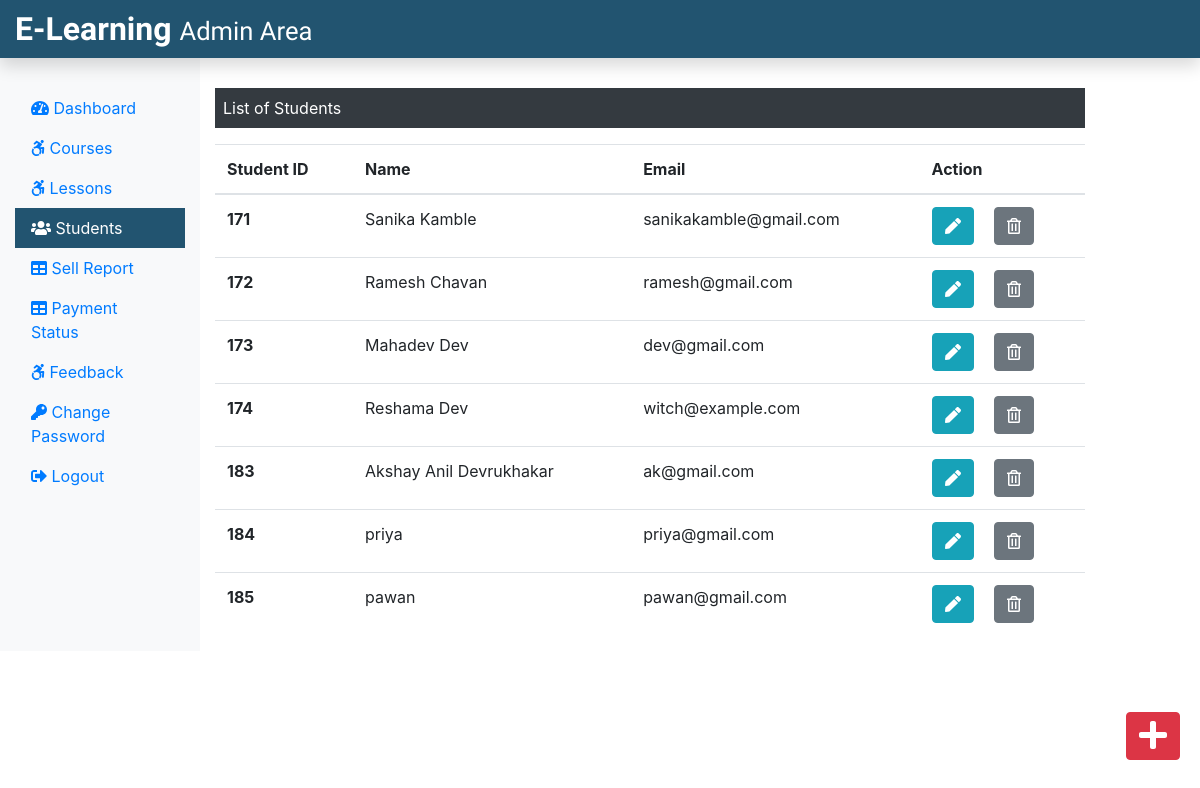
Screenshot of /Admin/students.php (signed in) with the database file from the repository.
### tables this page shows
CREATE TABLE `student` (
  `stu_id` int(11) NOT NULL,
  `stu_name` varchar(255) NOT NULL,
  `stu_email` varchar(255) NOT NULL,
  `stu_pass` varchar(255) NOT NULL,
  `stu_occ` varchar(255) NOT NULL,
  `stu_img` text NOT NULL
);

### Admin/students.php (the view, shortened to what this page needs)
<?php
include('./adminInclude/header.php');
include('../dbConnection.php');
?>
  <div class="col-sm-9 mt-5">
    <p class=" bg-dark text-white p-2">List of Students</p>
    <?php
      $sql = "SELECT * FROM student";
      $result = $conn->query($sql);
      if($result->num_rows > 0){
       echo '<table class="table">
       <thead>
        <tr>
         <th scope="col">Student ID</th>
         <th scope="col">Name</th>
         <th scope="col">Email</th>
         <th scope="col">Action</th>
        </tr>
       </thead>
       <tbody>';
        while($row = $result->fetch_assoc()){
          echo '<tr>';
          echo '<th scope="row">'.$row["stu_id"].'</th>';
          echo '<td>'. $row["stu_name"].'</td>';
          echo '<td>'.$row["stu_email"].'</td>';
          echo '<td><form action="editstudent.php" method="POST" class="d-inline"> <input type="hidden" name="id" value='. $row["stu_id"] .'><button type="submit" class="btn btn-info mr-3" name="view" value="View"><i class="fas fa-pen"></i></button></form>
          <form action="" method="POST" class="d-inline"><input type="hidden" name="id" value='. $row["stu_id"] .'><button type="submit" class="btn btn-secondary" name="delete" value="Delete"><i class="far fa-trash-alt"></i></button></form></td>
         </tr>';
        }
        echo '</tbody>
        </table>';
      } else {
        echo "0 Result";
      }
     ?>
  </div>
 </div>
 <div><a class="btn btn-danger box" href="addnewstudent.php"><i class="fas fa-plus fa-2x"></i></a></div>
</div>
<?php
include('./adminInclude/footer.php');
?>

### css/adminstyle.css (style rules this page uses)
.box { position: fixed; bottom: 10px; right: 20px; margin-bottom: 30px; }

### rows the page displays
student: stu_id "171", stu_name "Sanika Kamble", stu_email "sanikakamble@gmail.com"
student: stu_id "172", stu_name "Ramesh Chavan", stu_email "ramesh@gmail.com"
student: stu_id "173", stu_name "Mahadev Dev", stu_email "dev@gmail.com"
student: stu_id "174", stu_name "Reshama Dev", stu_email "witch@example.com"
student: stu_id "183", stu_name "Akshay Anil Devrukhakar", stu_email "ak@gmail.com"
student: stu_id "184", stu_name "priya", stu_email "priya@gmail.com"
student: stu_id "185", stu_name "pawan", stu_email "pawan@gmail.com"
